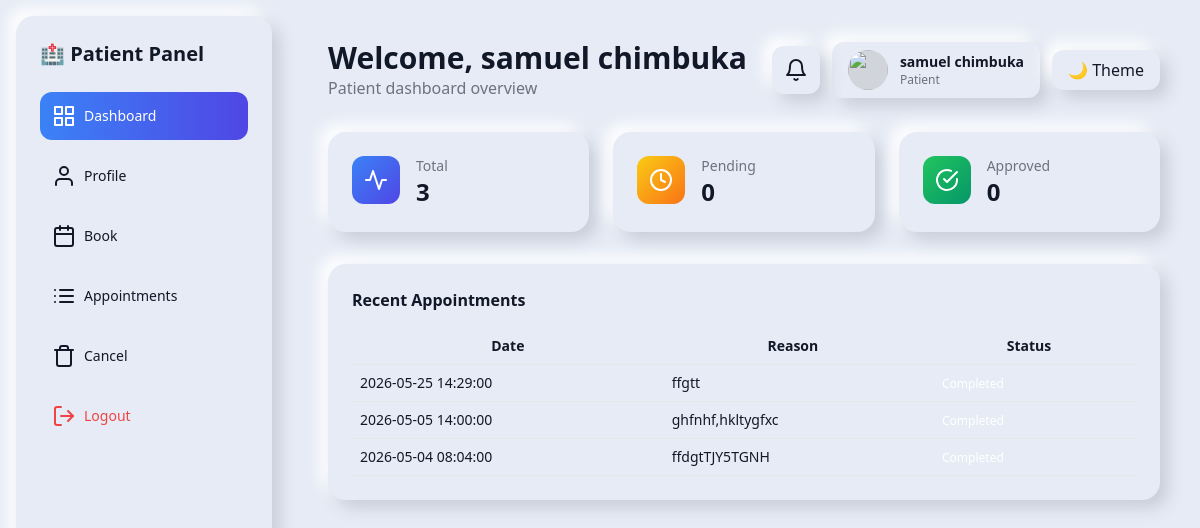
The app's page /patient.php (signed in) with its own data.
### tables this page shows
CREATE TABLE IF NOT EXISTS `appointments` (
  `id` int NOT NULL AUTO_INCREMENT,
  `patient_id` int NOT NULL,
  `doctor_id` int NOT NULL,
  `appointment_date` datetime NOT NULL,
  `reason` text,
  `status` enum('pending','approved','rejected','completed') DEFAULT 'pending',
  `created_at` timestamp NULL DEFAULT CURRENT_TIMESTAMP,
  PRIMARY KEY (`id`),
  KEY `patient_id` (`patient_id`),
  KEY `doctor_id` (`doctor_id`)
);

### patient.php (the view, shortened to what this page needs)
<?php
$user = $_SESSION['user'];
$user_id = $user['id'];
require "notification_functions.php";
$defaultImage = "assets/default-user.png";
$stmt = $conn->prepare("SELECT profile_image FROM users WHERE id=?");
$stmt->bind_param("i", $user_id);
$stmt->execute();
$res = $stmt->get_result()->fetch_assoc();
$profileImage = (!empty($res['profile_image']))
    ? $res['profile_image']
    : $defaultImage;
function countAppointments($conn, $user_id, $status = null) {
    if ($status) {
        $stmt = $conn->prepare("
            SELECT COUNT(*) as total
            FROM appointments
            WHERE patient_id=? AND status=?
        ");
        $stmt->bind_param("is", $user_id, $status);
    } else {
        $stmt = $conn->prepare("
            SELECT COUNT(*) as total
            FROM appointments
            WHERE patient_id=?
        ");
        $stmt->bind_param("i", $user_id);
    }
    $stmt->execute();
    return $stmt->get_result()->fetch_assoc()['total'];
}
$total = countAppointments($conn, $user_id);
$pending = countAppointments($conn, $user_id, "pending");
$stmt = $conn->prepare("
    SELECT *
    FROM appointments
    WHERE patient_id=?
    ORDER BY appointment_date DESC
    LIMIT 6
");
$stmt->bind_param("i", $user_id);
$stmt->execute();
$appointments = $stmt->get_result();
?>
<!DOCTYPE html>
<html lang="en">
<head>
<script src="https://cdn.tailwindcss.com"></script>
</head>
<body class="bg-[#e6ebf5] dark:bg-[#0B1220] text-gray-900 dark:text-white">
<div class="flex flex-col lg:flex-row min-h-screen">
<aside class="w-full lg:w-64 card m-2 lg:m-4 p-4 lg:p-6">
    <h1 class="text-xl font-bold mb-6 text-center lg:text-left">
        🏥 Patient Panel
    </h1>
    <nav class="grid grid-cols-2 lg:grid-cols-1 gap-3 text-sm">
        <a href="patient.php"
           class="flex items-center gap-2 p-3 rounded-xl bg-gradient-to-r from-blue-500 to-indigo-600 text-white">
            <i data-feather="grid"></i> Dashboard
        </a>
        <a href="patient_profile.php"
           class="flex items-center gap-2 p-3 rounded-xl hover:bg-gray-200 dark:hover:bg-gray-700">
            <i data-feather="user"></i> Profile
        </a>
        <a href="book_appointment.php"
           class="flex items-center gap-2 p-3 rounded-xl hover:bg-gray-200 dark:hover:bg-gray-700">
            <i data-feather="calendar"></i> Book
        </a>
        <a href="patient_appointment.php"
           class="flex items-center gap-2 p-3 rounded-xl hover:bg-gray-200 dark:hover:bg-gray-700">
            <i data-feather="list"></i> Appointments
        </a>
        <a href="cancel_appointment.php"
           class="flex items-center gap-2 p-3 rounded-xl hover:bg-gray-200 dark:hover:bg-gray-700">
            <i data-feather="trash"></i> Cancel
        </a>
        <a href="logout.php"
           class="flex items-center gap-2 p-3 rounded-xl text-red-500 hover:bg-gray-200 dark:hover:bg-gray-700">
            <i data-feather="log-out"></i> Logout
        </a>
    </nav>
</aside>
<main class="flex-1 p-4 sm:p-6 lg:p-10">
<div class="flex flex-col lg:flex-row justify-between gap-4 mb-8">
    <div>
        <h2 class="text-2xl lg:text-3xl font-bold">
            Welcome, <?= htmlspecialchars($user['name']) ?>
        </h2>
        <p class="text-gray-500">Patient dashboard overview</p>
    </div>
    <div class="flex items-center gap-3">
        <div class="relative">
            <button onclick="toggleNotif()" class="relative card p-3 rounded-xl">
                <i data-feather="bell"></i>
            </button>
        </div>
        <div class="flex items-center gap-3 card px-4 py-2 rounded-xl">
            <div class="w-10 h-10 rounded-full overflow-hidden bg-gray-300">
                <img src="<?= htmlspecialchars($profileImage) ?>"
                     class="w-full h-full object-cover"
                     onerror="this.src='assets/default-user.png'">
            </div>
            <div class="text-sm">
                <p class="font-semibold"><?= htmlspecialchars($user['name']) ?></p>
                <p class="text-gray-500 text-xs">Patient</p>
            </div>
        </div>
        <button onclick="document.documentElement.classList.toggle('dark')"
                class="card px-4 py-2 rounded-xl">
            🌙 Theme
        </button>
    </div>
</div>
<div class="grid grid-cols-1 md:grid-cols-3 gap-6 mb-8">
<?php
function kpi($icon,$label,$value,$color){
    echo "
    <div class='card p-6'>
        <div class='flex gap-4'>
            <div class='w-12 h-12 rounded-xl flex items-center justify-center text-white bg-gradient-to-br $color'>
                <i data-feather='$icon'></i>
            </div>
            <div>
                <p class='text-sm text-gray-500'>$label</p>
                <h3 class='text-2xl font-bold'>$value</h3>
            </div>
        </div>
    </div>";
}
kpi("activity","Total",$total,"from-blue-500 to-indigo-600");
?>
</div>
<div class="card p-4 sm:p-6 overflow-x-auto">
<h3 class="font-semibold mb-4">Recent Appointments</h3>
<table class="w-full text-sm min-w-[600px]">
<thead>
<tr class="border-b">
<th class="p-2">Date</th>
<th class="p-2">Reason</th>
<th class="p-2">Status</th>
</tr>
</thead>
<tbody>
<?php while($row = $appointments->fetch_assoc()): ?>
<tr class="border-b hover:bg-gray-100 dark:hover:bg-gray-800">
<td class="p-2"><?= $row['appointment_date'] ?></td>
<td class="p-2"><?= htmlspecialchars($row['reason']) ?></td>
<td class="p-2">
<span class="px-3 py-1 rounded-full text-white text-xs
<?= $row['status']=='approved'?'bg-green-500':'' ?>
<?= $row['status']=='pending'?'bg-yellow-500':'' ?>
<?= $row['status']=='rejected'?'bg-red-500':'' ?>">
<?= ucfirst($row['status']) ?>
</span>
</td>
</tr>
<?php endwhile; ?>
</tbody>
</table>
</div>
</main>
</div>
</body>
</html>

### patient.php (style rules this page uses)
.card { background: #e6ebf5; border-radius: 18px; box-shadow: 8px 8px 16px #c8ced9, -8px -8px 16px #ffffff; transition: 0.3s ease; }

### records on screen
appointments: appointment_date "2026-05-25 14:29:00", reason "ffgtt", status "Completed"
appointments: appointment_date "2026-05-05 14:00:00", reason "ghfnhf,hkltygfxc", status "Completed"
appointments: appointment_date "2026-05-04 08:04:00", reason "ffdgtTJY5TGNH", status "Completed"

### other values on screen
$user['name'] "samuel chimbuka"
$label "Total Pending Approved"
$value "3 0 0"
